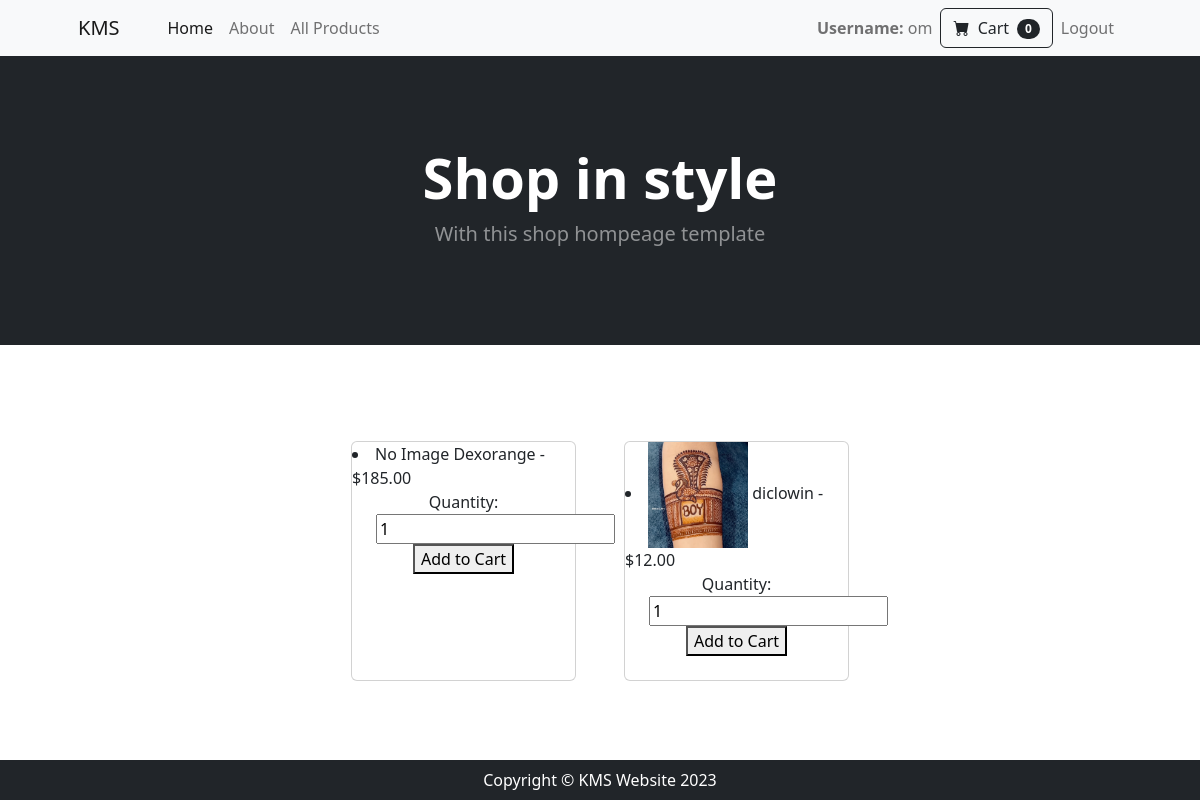
Screenshot of /profile/ (signed in) with the database file from the repository.
### accounts/models.py (models this page shows, shortened)
class UserProfile(models.Model):
    user = models.OneToOneField(User, on_delete=models.CASCADE)
    name = models.CharField(max_length=255, blank=True)
    phone_number = models.CharField(max_length=20, blank=True)
    profile_picture = models.ImageField(upload_to='profile_pics/', blank=True)
    address = models.TextField(blank=True)

### products/models.py (models this page shows, shortened)
class Product(models.Model):
    name = models.CharField(max_length=200)
    description = models.TextField()
    price = models.DecimalField(max_digits=10, decimal_places=2)
    category = models.ForeignKey(Category, on_delete=models.CASCADE)
    tags = models.ManyToManyField(Tag)
    image = models.ImageField(upload_to='products/', default='products/default.png', blank=True, null=True)

### accounts/views.py (the view)
# urls.py: path('profile/', views.profile, name='profile'),
@login_required
def profile(request):
    products = Product.objects.all()  # Retrieve all products
    context = {'products': products}
    user_profile = UserProfile.objects.get(user=request.user)
    return render(request, 'accounts/profile.html', {'user_profile': user_profile, 'products': products})

### accounts/context_processors.py (called while the page is built)
def cart_items_count(request):
    cart_items_count = 0
    if request.user.is_authenticated:
        cart, created = Cart.objects.get_or_create(user=request.user)
        cart_items_count = cart.cartitem_set.count()
    return {'cart_items_count': cart_items_count}

def user_profile_context(request):
    user_profile = None
    if request.user.is_authenticated:
        user_profile = UserProfile.objects.get(user=request.user)
    return {'user_profile': user_profile}

### accounts/templates/accounts/profile.html (shortened to what this page needs)
{% extends "accounts/base.html" %}
{% block content %}
<header class="bg-dark py-5">
    <div class="container px-4 px-lg-5 my-5">
        <div class="text-center text-white">
            <h1 class="display-4 fw-bolder">Shop in style</h1>
            <p class="lead fw-normal text-white-50 mb-0">With this shop hompeage template</p>
        </div>
    </div>
</header>
<section class="py-5">
    <div class="container px-4 px-lg-5 mt-5">
        <div class="row gx-4 gx-lg-5 row-cols-2 row-cols-md-3 row-cols-xl-4 justify-content-center">
            {% for product in products %}
                <div class="col mb-5">
                    <div class="card h-100">
                        <li>
                            {% if product.image %}
                                <img src="{{ product.image.url }}" alt="{{ product.name }}" width="100">
                            {% else %}
                                <span>No Image</span>
                            {% endif %}
                            {{ product.name }} - ${{ product.price }}
                        </li>
                        <div class="card-footer p-4 pt-0 border-top-0 bg-transparent">
                            <div class="text-center">
                                <form method="post" action="{% url 'cart:add_to_cart' product.id %}">
                                    <label for="quantity">Quantity:</label>
                                    <input type="number" id="quantity" name="quantity" value="1" min="1">
                                    <button type="submit">Add to Cart</button>
                                </form>
                            </div>
                        </div>
                    </div>
                </div>
            {% endfor %}
        </div>
    </div>
</section>
{% endblock %}

### accounts/templates/accounts/base.html (shortened to what this page needs)
{% load static %}
<!DOCTYPE html>
<html lang="en">
    <head>
        <link href="https://cdn.jsdelivr.net/npm/bootstrap-icons@1.5.0/font/bootstrap-icons.css" rel="stylesheet" />
        {% block styles %}<link rel="stylesheet" href="{% static 'css/base_style.css' %}">{% endblock %}
    </head>
    <body>
        <nav class="navbar navbar-expand-lg navbar-light bg-light static-nav">
            <div class="container px-4 px-lg-5">
                <a class="navbar-brand" href="#!">KMS</a>
                <div class="collapse navbar-collapse" id="navbarSupportedContent">
                    <ul class="navbar-nav me-auto mb-2 mb-lg-0 ms-lg-4">
                        <li class="nav-item"><a class="nav-link active" aria-current="page" href="{% url 'accounts:profile' %}">Home</a></li>
                        <li class="nav-item"><a class="nav-link" href="{% url 'accounts:about' %}">About</a></li>
                        <li class="nav-item dropdown">
                            <a class="nav-link" href="{% url 'products:all_products' %}" role="button" >All Products</a>
                        </li>
                    </ul>
                    <ul class="navbar-nav  mb-2 mb-lg-0 ms-lg-4">
                        <li class="nav-item"><a class="nav-link" ><strong>Username:</strong> {{ user_profile.user.username }}</a></li>
                        <form class="d-flex" action="{% url 'cart:view_cart' %}" method="get">
                            <button class="btn btn-outline-dark" type="submit">
                                <i class="bi-cart-fill me-1"></i>
                                Cart
                                <span class="badge bg-dark text-white ms-1 rounded-pill">{{ cart_items_count }}</span>
                            </button>
                        </form>
                    <li class="nav-item"><a class="nav-link" href="{% url 'accounts:user_logout' %}">Logout</a></li></ul>
                </div>
            </div>
        </nav>
        <div style="margin-top: 3rem;">
        {% block content %}{% endblock %}
        </div>
        <footer class="py-2 bg-dark fixed-bottom">
            <div class="container"><p class="m-0 text-center text-white">Copyright &copy; KMS Website 2023</p></div>
        </footer>
    </body>
</html>

### accounts/templates/accounts/base.html (style rules this page uses)
.static-nav { position: fixed; top: 0; width: 100%; z-index: 1000; }

### rows the page displays
UserProfile: user.username "om"
Product: shows "No Image", name "Dexorange", price "185.00"
Product: image (placeholder picture), name "diclowin", price "12.00"

### other values shown
{{ cart_items_count }} "0"
